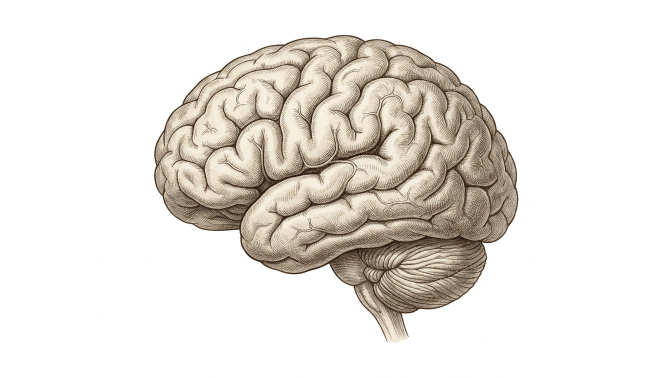
#> input picture sisyphus/src/brain.jpg, 1344 x 756 px (shown at 1/2 size); the run also reads 1 picture not shown here
$ python prep_8.py
#> lines starting #> are read from the running program, lines starting #| are printed output that depends on the picture; after the words box and inside, x2 and y2 are one past the last pixel; in counts of white or black regions, pixels touching at a corner belong together
### sisyphus/basira_engine.py
"""basira_engine.py - torn-paper stop-motion engine for بصيرة videos."""
import os, math, functools
import numpy as np
from PIL import Image, ImageDraw, ImageFont, ImageFilter, ImageEnhance
from scipy import ndimage

W, H, FPS = 1920, 1080, 12
NAVY = (24, 34, 54)
CREAM = (244, 236, 220)
INK = (22, 30, 48)
BRICK = (178, 62, 42)
GOLD = (214, 168, 72)
ROOT = "."
FONT = None

def setup(root, font):
#> called with root = 'proj', font = 'font/ReemKufi-Bold.ttf'
    global ROOT, FONT
    ROOT, FONT = root, font
    for d in ("cut", "bg", "frames"):
        os.makedirs(os.path.join(ROOT, d), exist_ok=True)

# ------------------------------------------------------------------ cut-outs
def cutout(name, src, border=10, seed=7, min_hole=2500, hole_margin=None):
    """White-background illustration -> transparent PNG with a rough cream paper border.
    Big white gaps (between two figures, inside an arm) stay see-through instead of turning white/cream."""
#> called with name = 'brain', src = 'src/brain.jpg', border = 8, seed = 7, min_hole = 2500
    rng = np.random.default_rng(seed)
    im = Image.open(src).convert("RGB")
#> im is the input picture: PIL image 1344x756 RGB; mean R, G, B 232.7, 228.6, 223.4
    a = np.asarray(im).astype(np.int16)
    white = (a.min(axis=2) > 228) & ((a.max(axis=2) - a.min(axis=2)) < 30)
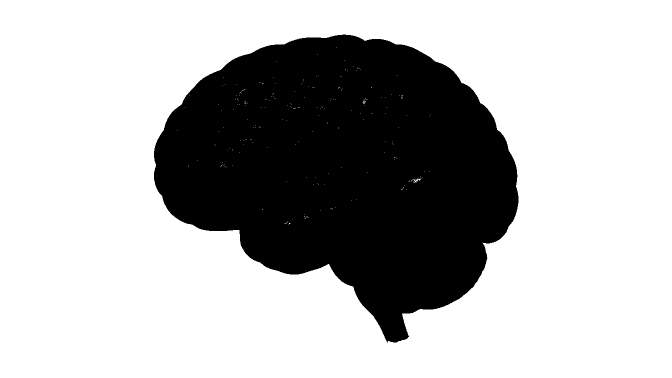
#> white: shape (756, 1344) bool (shown at 1/2 size); 71.1% white; 1 black region, box (x1, y1, x2, y2) and area: (308, 69, 1037, 685) 293474
    lab, _ = ndimage.label(white)
#> lab: shape (756, 1344) int32; 251 distinct labels, from 0 to 250
    edge = set(np.unique(np.concatenate([lab[0], lab[-1], lab[:, 0], lab[:, -1]]))) - {0}
#> edge = 1 item
    wsz = ndimage.sum(white, lab, range(1, lab.max() + 1))
#> wsz = 250 values, max 722250 at index 0, min 1 at index 1, mean 2890.4
    big_holes = set(np.where(wsz > min_hole)[0] + 1) - edge
#> big_holes = 0 items
    bg = np.isin(lab, list(edge | big_holes))
#> bg: shape (756, 1344) bool; 71.1% white; 1 black region, box (x1, y1, x2, y2) and area: (308, 69, 1037, 685) 293814
    fg = ~bg
    fg = ndimage.binary_opening(fg, iterations=1)
#> fg: shape (756, 1344) bool; 28.9% white; 1 white region, box (x1, y1, x2, y2) and area: (308, 69, 1037, 685) 293805
    lab2, n2 = ndimage.label(fg)
#> n2 = 1
    if n2:
        sizes = ndimage.sum(fg, lab2, range(1, n2 + 1))
#> sizes = [293805]
        fg = np.isin(lab2, np.where(sizes > 400)[0] + 1)
    fg = ndimage.binary_fill_holes(ndimage.binary_closing(fg, iterations=6)) & ~ndimage.binary_erosion(bg, iterations=8)
#> fg: shape (756, 1344) bool; 28.9% white; 1 white region, box (x1, y1, x2, y2) and area: (308, 69, 1037, 685) 293936
    dist = ndimage.distance_transform_edt(~fg)
    n1 = ndimage.gaussian_filter(rng.standard_normal(fg.shape), 6); n1 /= np.abs(n1).max() + 1e-6
    n2_ = ndimage.gaussian_filter(rng.standard_normal(fg.shape), 1.2); n2_ /= np.abs(n2_).max() + 1e-6
    paper = ndimage.binary_fill_holes(dist <= border + 5 * n1 + 2 * n2_)
#> paper: shape (756, 1344) bool; 30.6% white; 1 white region, box (x1, y1, x2, y2) and area: (299, 61, 1046, 693) 310881
    if hole_margin is None:
        paper &= ~ndimage.binary_erosion(bg, iterations=border + 6)   # keep real gaps see-through
    else:   # small gaps (inside chain links): only a thin rim of paper around them
        edge_bg = np.isin(lab, list(edge))
        paper &= ~ndimage.binary_erosion(edge_bg, iterations=border + 6)
        holes = bg & ~edge_bg
        paper &= ~ndimage.binary_erosion(holes, iterations=hole_margin)
        fg &= ~ndimage.binary_erosion(holes, iterations=hole_margin)
    rgba = np.zeros(fg.shape + (4,), np.uint8)
    rgba[paper, :3] = CREAM; rgba[paper, 3] = 255
    rgba[fg, :3] = np.asarray(im)[fg]
    ys, xs = np.where(paper)
    y0, y1 = max(ys.min() - 30, 0), ys.max() + 30
#> y0 = 31; y1 = 722
    x0, x1 = max(xs.min() - 30, 0), xs.max() + 30
#> x0 = 269; x1 = 1075
    Image.fromarray(rgba[y0:y1, x0:x1], "RGBA").save(os.path.join(ROOT, "cut", name + ".png"))

def cutout_all(mapping, **kw):
    for k, v in mapping.items():
        cutout(k, v, **kw)

@functools.lru_cache(None)
def load(name):
    return Image.open(os.path.join(ROOT, "cut", name + ".png")).convert("RGBA")

# [32 lines left out: functions scaled, pieces, piece_h, match_orange, not called in this run]

# ------------------------------------------------------------------ textures
_rng = np.random.default_rng(3)
def _texture():
    h, w = H + 200, W + 200
    low = ndimage.gaussian_filter(_rng.standard_normal((h, w)), 40); low /= np.abs(low).max()
    mid = ndimage.gaussian_filter(_rng.standard_normal((h, w)), 3); mid /= np.abs(mid).max()
    fib = np.zeros((h, w))
    for _ in range(900):
        x, y = _rng.integers(0, w), _rng.integers(0, h)
        L = _rng.integers(10, 40); ang = _rng.uniform(0, math.pi)
        for t in range(L):
            xx, yy = int(x + t * math.cos(ang)), int(y + t * math.sin(ang))
            if 0 <= xx < w and 0 <= yy < h: fib[yy, xx] = 1
    return low * 10 + mid * 5 + ndimage.gaussian_filter(fib, 0.7) * 14
TEX = _texture()
_yy, _xx = np.mgrid[0:H, 0:W]
VIG = (1 - 0.38 * (((_xx - W / 2) / (W / 2)) ** 2 + ((_yy - H / 2) / (H / 2)) ** 2) ** 1.2)[..., None]

# [31 lines left out: functions paper_bg, bg_img, image_bg, not called in this run]

# ------------------------------------------------------------------ placing things
def jit(f, seed, px=2.5, deg=0.6):
    r = np.random.default_rng(seed * 7919 + f)
    return r.normal(0, px), r.normal(0, px), r.normal(0, deg)

# [31 lines left out: functions step, safe, paste, walk_in, not called in this run]

def drop_in(canvas, name, h, t, t0, t1, x, y_to, f, seed=4):
    k = step(t, t0, t1)
    paste(canvas, scaled(name, h), x, -h + (y_to + h) * k, seed=seed, f=f)

# [55 lines left out: functions pivot_paste, confetti, water_bands, torn_poly, make_phone, glow_spot, not called in this run]

# ------------------------------------------------------------------ word-by-word labels
class Label:
    """Cream torn strip; words ink in at `times` (when the narrator says them); red_words in brick red."""
    def __init__(self, text, red_words=(), times=(0,), hide=1e9, x=W / 2, y=150, size=78):
        self.text, self.red, self.times, self.hide, self.x, self.y, self.size = text, tuple(red_words), list(times), hide, x, y, size

# [105 lines left out: functions _strip, draw_labels, tear_mask, tear, drain, bolt_layer and 2 more, not called in this run]

def in_any(t, intervals):
    return any(a <= t < b for a, b in intervals)

# ------------------------------------------------------------------ render loop
class Scene:
    """t0..t1 in video seconds. draw(t, f, canvas). bg: None (draw your own) or an RGB colour for paper_bg."""
    def __init__(self, t0, t1, draw, bg=NAVY, dark=0.0, rip=True):
        self.t0, self.t1, self.draw, self.bg, self.dark, self.rip = t0, t1, draw, bg, dark, rip

RIP = 0.5

def scene_canvas(s, t, f):
    c = paper_bg(f, s.bg, s.dark) if s.bg is not None else Image.new("RGBA", (W, H), (0, 0, 0, 255))
    s.draw(t, f, c); return c

# [16 lines left out: function frame, not called in this run]

def render(scenes, labels, dur, frames=None, post=None, out_dir=None):
    for f in (frames if frames is not None else range(int(round(dur * FPS)))):
        frame(f, scenes, labels, dur, post, out_dir)

# [17 lines left out: functions contact_sheet, encode, not called in this run]

### sisyphus/prep_8.py
"""Part 8: cut out the brain, the three memory photos and Tantalus (pottery style, from the dopamine video)."""
import sys; sys.path.insert(0, ".")
import basira_engine as E
E.setup("proj", "font/ReemKufi-Bold.ttf")
E.cutout("brain", "src/brain.jpg", border=8)
E.cutout("street", "src/street.jpg", border=6, min_hole=10 ** 9)      # the whole printed photo stays solid
#> call 2 of cutout, with name = 'street', src = 'src/street.jpg', border = 6, seed = 7, min_hole = 1000000000
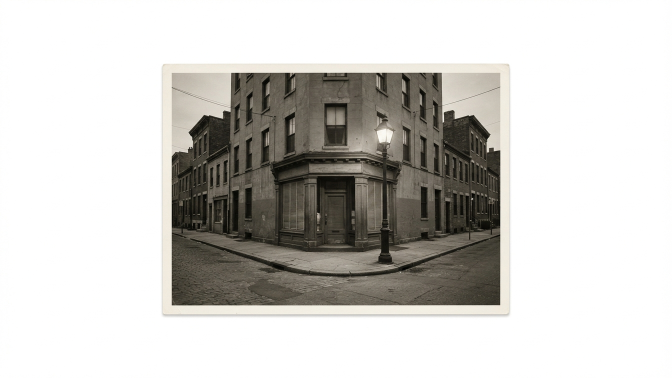
#> input picture sisyphus/src/street.jpg, 1344 x 756 px (shown at 1/2 size)
#> in cutout, im is the input picture: PIL image 1344x756 RGB; mean R, G, B 205.6, 203.9, 200.3
#> in cutout (call 2), `white = (a.min(axis=2) > 228) & ((a.max(axis=2) - a.min(axis=2)) < 30)`: white: shape (756, 1344) bool; 65.7% white; 2 black regions (1 under 20 px), largest, box (x1, y1, x2, y2) and area: (324, 127, 1020, 634) 348314
#> in cutout (call 2), `lab, _ = ndimage.label(white)`: lab: shape (756, 1344) int32; 467 distinct labels, from 0 to 466
#> in cutout (call 2), `wsz = ndimage.sum(white, lab, range(1, lab.max() + 1))`: wsz = 466 values, max 664077 at index 0, min 1 at index 1, mean 1432.9
#> in cutout (call 2), `bg = np.isin(lab, list(edge | big_holes))`: bg: shape (756, 1344) bool; 65.4% white; 1 black region, box (x1, y1, x2, y2) and area: (324, 127, 1020, 634) 351987
#> in cutout (call 2), `fg = ndimage.binary_opening(fg, iterations=1)`: fg: shape (756, 1344) bool; 34.6% white; 1 white region, box (x1, y1, x2, y2) and area: (324, 127, 1020, 634) 351985
#> in cutout (call 2), `sizes = ndimage.sum(fg, lab2, range(1, n2 + 1))`: sizes = [351985]
#> in cutout (call 2), `paper = ndimage.binary_fill_holes(dist <= border + 5 * n1 + 2 * n2_)`: paper: shape (756, 1344) bool; 35.9% white; 1 white region, box (x1, y1, x2, y2) and area: (316, 119, 1028, 642) 365001
#> in cutout (call 2), `y0, y1 = max(ys.min() - 30, 0), ys.max() + 30`: y0 = 89; y1 = 671
#> in cutout (call 2), `x0, x1 = max(xs.min() - 30, 0), xs.max() + 30`: x0 = 286; x1 = 1057
E.cutout("wall_clock", "src/wall_clock.jpg", border=8, min_hole=10 ** 9)
#> call 3 of cutout, with name = 'wall_clock', src = 'src/wall_clock.jpg', border = 8, seed = 7, min_hole = 1000000000
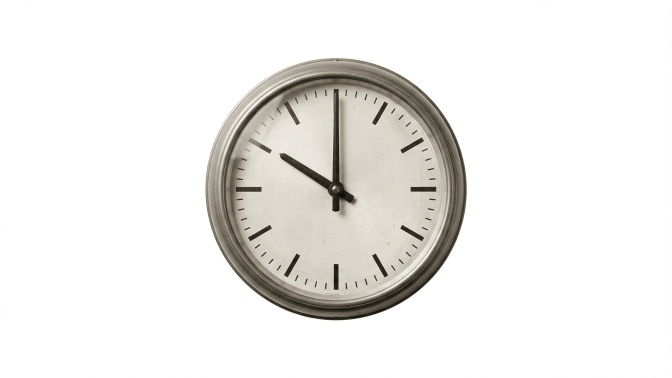
#> input picture sisyphus/src/wall_clock.jpg, 1344 x 756 px (shown at 1/2 size)
#> in cutout, im is the input picture: PIL image 1344x756 RGB; mean R, G, B 237.9, 236.8, 234.4
#> in cutout (call 3), `white = (a.min(axis=2) > 228) & ((a.max(axis=2) - a.min(axis=2)) < 30)`: white: shape (756, 1344) bool; 78.9% white; 1 black region, box (x1, y1, x2, y2) and area: (411, 116, 934, 641) 214435
#> in cutout (call 3), `lab, _ = ndimage.label(white)`: lab: shape (756, 1344) int32; 176 distinct labels, from 0 to 175
#> in cutout (call 3), `wsz = ndimage.sum(white, lab, range(1, lab.max() + 1))`: wsz = 175 values, max 800459 at index 0, min 1 at index 3, mean 4580.7
#> in cutout (call 3), `bg = np.isin(lab, list(edge | big_holes))`: bg: shape (756, 1344) bool; 78.8% white; 1 black region, box (x1, y1, x2, y2) and area: (411, 116, 934, 641) 215605
#> in cutout (call 3), `fg = ndimage.binary_opening(fg, iterations=1)`: fg: shape (756, 1344) bool; 21.2% white; 1 white region, box (x1, y1, x2, y2) and area: (411, 116, 934, 641) 215604
#> in cutout (call 3), `sizes = ndimage.sum(fg, lab2, range(1, n2 + 1))`: sizes = [215604]
#> in cutout (call 3), `paper = ndimage.binary_fill_holes(dist <= border + 5 * n1 + 2 * n2_)`: paper: shape (756, 1344) bool; 22.5% white; 1 white region, box (x1, y1, x2, y2) and area: (402, 107, 942, 650) 228614
#> in cutout (call 3), `y0, y1 = max(ys.min() - 30, 0), ys.max() + 30`: y0 = 77; y1 = 679
#> in cutout (call 3), `x0, x1 = max(xs.min() - 30, 0), xs.max() + 30`: x0 = 372; x1 = 971
E.cutout("bored_man", "src/bored_man.jpg", border=8)
#> call 4 of cutout, with name = 'bored_man', src = 'src/bored_man.jpg', border = 8, seed = 7, min_hole = 2500
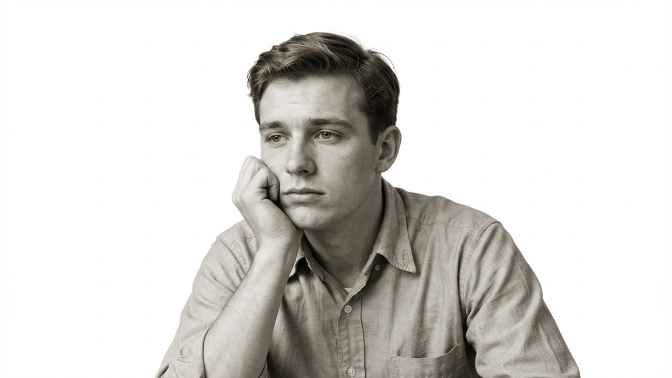
#> input picture sisyphus/src/bored_man.jpg, 1344 x 756 px (shown at 1/2 size)
#> in cutout, im is the input picture: PIL image 1344x756 RGB; mean R, G, B 217.7, 215.6, 212.4
#> in cutout (call 4), `white = (a.min(axis=2) > 228) & ((a.max(axis=2) - a.min(axis=2)) < 30)`: white: shape (756, 1344) bool; 66.9% white; 6 black regions (5 under 20 px), largest, box (x1, y1, x2, y2) and area: (309, 64, 1162, 756) 336602
#> in cutout (call 4), `lab, _ = ndimage.label(white)`:
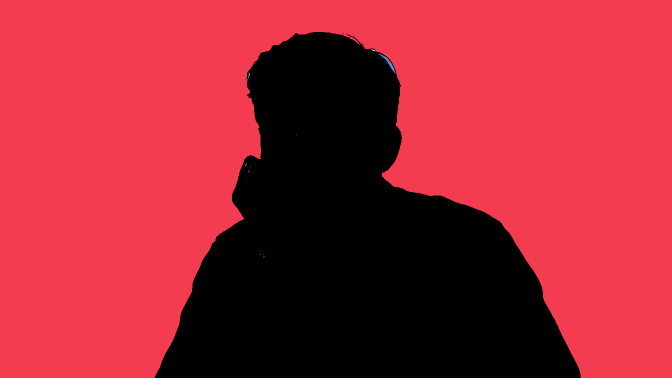
#> lab: shape (756, 1344) int32 (shown at 1/2 size); 36 distinct labels, from 0 to 35; one colour per label, 0 black
#> in cutout (call 4), `wsz = ndimage.sum(white, lab, range(1, lab.max() + 1))`: wsz = 35 values, max 679182 at index 0, min 1 at index 1, mean 19413
#> in cutout (call 4), `bg = np.isin(lab, list(edge | big_holes))`: bg: shape (756, 1344) bool; 66.8% white; 6 black regions (5 under 20 px), largest, box (x1, y1, x2, y2) and area: (309, 64, 1162, 756) 336876
#> in cutout (call 4), `fg = ndimage.binary_opening(fg, iterations=1)`: fg: shape (756, 1344) bool; 33.1% white; 3 white regions (2 under 20 px), largest, box (x1, y1, x2, y2) and area: (310, 64, 1162, 756) 336793
#> in cutout (call 4), `lab2, n2 = ndimage.label(fg)`:
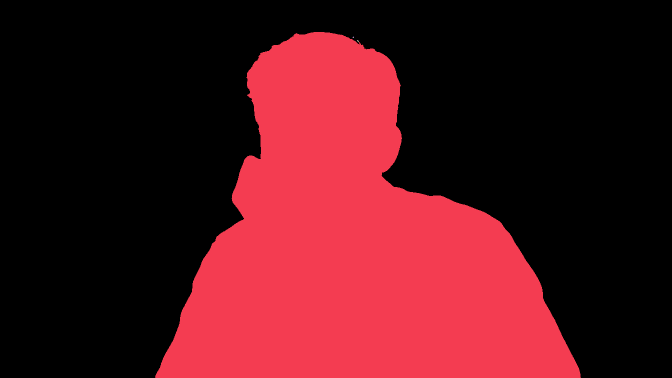
#> lab2: shape (756, 1344) int32 (shown at 1/2 size); 4 distinct labels, from 0 to 3; one colour per label, 0 black
#> in cutout (call 4), `lab2, n2 = ndimage.label(fg)`: n2 = 3
#> in cutout (call 4), `sizes = ndimage.sum(fg, lab2, range(1, n2 + 1))`: sizes = [336793, 5, 8]
#> in cutout (call 4), `fg = ndimage.binary_fill_holes(ndimage.binary_closing(fg, iterations=6..`: fg: shape (756, 1344) bool; 32.7% white; 1 white region, box (x1, y1, x2, y2) and area: (312, 64, 1161, 750) 331792
#> in cutout (call 4), `dist = ndimage.distance_transform_edt(~fg)`:
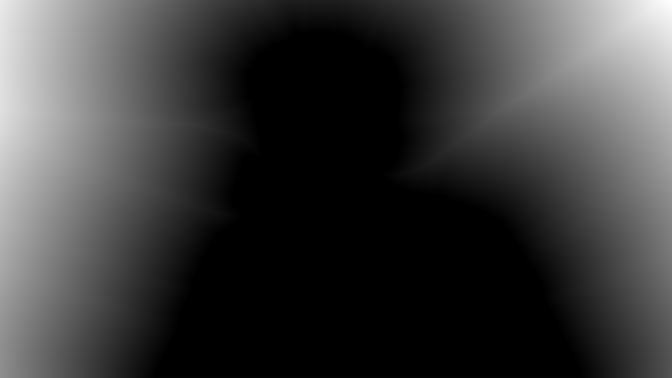
#> dist: shape (756, 1344) float64 (shown at 1/2 size); min 0, max 560.7, mean 132.6; drawn with min black and max white
#> in cutout (call 4), `y0, y1 = max(ys.min() - 30, 0), ys.max() + 30`: y0 = 25; y1 = 785
#> in cutout (call 4), `x0, x1 = max(xs.min() - 30, 0), xs.max() + 30`: x0 = 274; x1 = 1199
E.cutout("tantalus_reach", "src/tantalus_reach.png")
